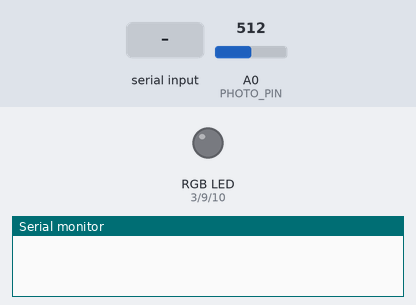
The sketch below on a simulated Arduino Uno, built with avr-gcc and run on an emulated ATmega328P. Shown: an RGB LED mixed from three pins (HIGH = lit), the last lines printed to the serial monitor. The test bench sets the inputs (shaded band); at power-on: A0 (PHOTO_PIN) = 512. Dim RGB values are drawn brighter than linear.

Above: at 1.2 s.
1.3 s: "90,45,200@" received over Serial
At 2.5 s:
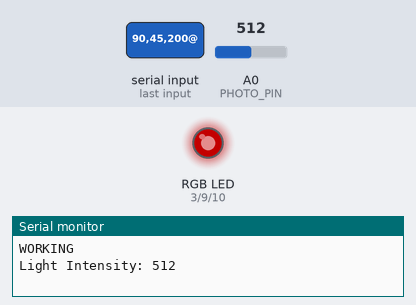
2.8 s: "30,150,10@" received over Serial
At 4.3 s:
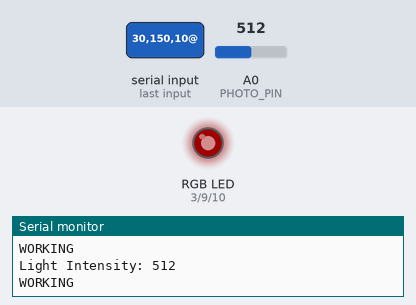
4.8 s: "200@" received over Serial
At 5.9 s:
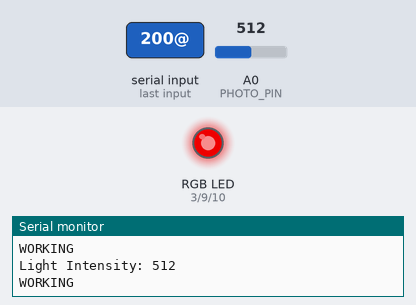
6.8 s: "90,45@" received over Serial
At 8.5 s:
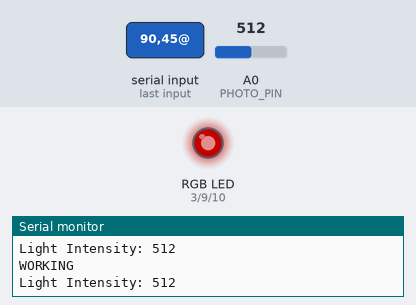
8.8 s: "30,150@" received over Serial
At 10.2 s:
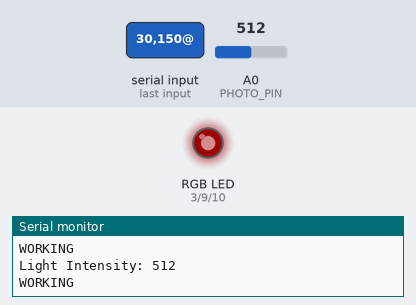
Timing chart, 0 to 11.8 s (numbered marks = the images above; inputs shaded):
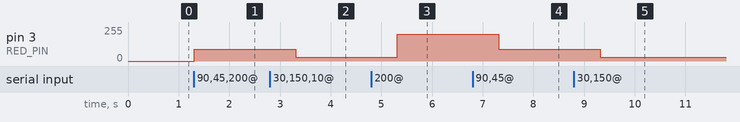

Measured:
- after the input at 1.3 s, pin 3 (RED_PIN): 0/255 → 90/255 at once
- after the input at 2.8 s, pin 3 (RED_PIN): 90/255 → 30/255 after 0.51 s
- after the input at 4.8 s, pin 3 (RED_PIN): 30/255 → 200/255 after 0.51 s
- after the input at 6.8 s, pin 3 (RED_PIN): 200/255 → 90/255 after 0.51 s
- after the input at 8.8 s, pin 3 (RED_PIN): 90/255 → 30/255 after 0.52 s

The sketch:

Serial.ino
```cpp
#define RED_PIN 3
#define GREEN_PIN 9
#define BLUE_PIN 10
#define PHOTO_PIN A0 // Analog pin for the photoresistor

void setup() {
  // put your setup code here, to run once:
  pinMode(RED_PIN, OUTPUT);
  pinMode(GREEN_PIN, OUTPUT);
  pinMode(BLUE_PIN, OUTPUT);
  Serial.begin(9600); // Number of bits the arduino can receive per second 115200 bits
  Serial.setTimeout(10); // This is how long the arduino will wait for a message 10 milliseconds
}

void changeColor(int red, int green, int blue) {
  analogWrite(RED_PIN, red);
  analogWrite(GREEN_PIN, green);
  analogWrite(BLUE_PIN, blue);
}

String getValue(String data, char separator, int index)
{
  int found = 0;
  int strIndex[] = {0, -1};
  int maxIndex = data.length()-1;

  for(int i=0; i<=maxIndex && found<=index; i++){
    if(data.charAt(i)==separator || i==maxIndex){
        found++;
        strIndex[0] = strIndex[1]+1;
        strIndex[1] = (i == maxIndex) ? i+1 : i;
    }
  }

  return found>index ? data.substring(strIndex[0], strIndex[1]) : "";
}

void loop() {

  String computerText = Serial.readStringUntil('@');
  computerText.trim();
  if (computerText.length() == 0) {
    return;
  }
  // 92-0-130
  int redColor = getValue(computerText, '-',0).toInt();
  int greenColor = getValue(computerText, '-',1).toInt();
  int blueColor = getValue(computerText, '-', 2).toInt();
  changeColor(redColor, greenColor, blueColor);
  Serial.println("WORKING");
  delay(1000);
//  changeColor(179, 56, 181);
//  delay(2000);
//  changeColor(0,255,0);
//  delay(2000);
//  changeColor(0, 0,0);
//  delay(2000);
// Read the analog input from the photoresistor
  int lightIntensity = analogRead(PHOTO_PIN);

  // Print the light intensity to the serial monitor
  Serial.println("Light Intensity: " + String(lightIntensity));

  delay(1000); // Delay before next loop iteration
}
```
